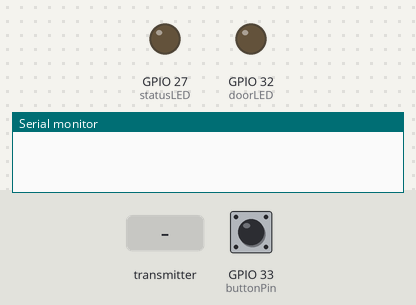
Recording of a sketch running on a simulated ESP32. Parts: output pins drawn as LEDs (lit = HIGH), the last lines printed to the serial monitor. The inputs (shaded band) are chosen by the test bench; at power-on: GPIO 33 (buttonPin) HIGH. At 4.0 s the program puts the board to deep sleep or switches it off; the recording ends there.

Above: at 0.0 s.
At 2.2 s:
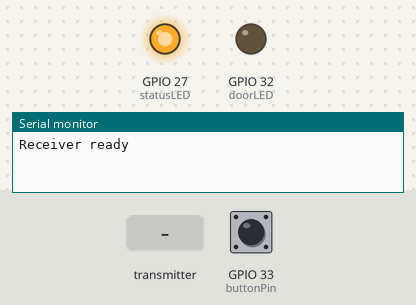
2.3 s: the transmitter starts sending objectDetected = 0
At 3.0 s:
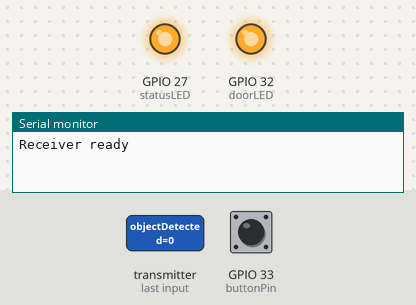
3.8 s: GPIO 33 (buttonPin) pulled LOW for 0.15 s
Timing chart, 0 to 4.0 s (numbered marks = the images above; inputs shaded):
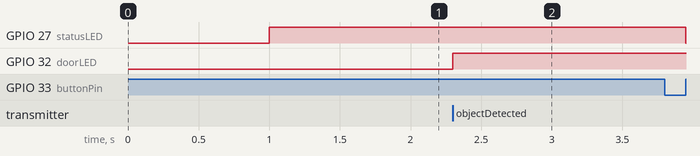

The sketch:

Door_Detector_Reciever.ino
```cpp
#include <esp_now.h>
#include "WiFi.h"
#include "esp_sleep.h"

// ===== Pins =====
const int buttonPin = 33;   // deep sleep button (active low)
const int statusLED = 27;   // on = awake, off = asleep
const int doorLED   = 32;   // on when transmitter senses nothing

// ===== Data structure (must match transmitter exactly) =====
typedef struct struct_message {
  bool objectDetected;
} struct_message;

struct_message myData;

void OnDataRecv(const esp_now_recv_info *info, const uint8_t *incomingData, int len) {
  if (len == sizeof(myData)) {
    memcpy(&myData, incomingData, sizeof(myData));

    if (myData.objectDetected) {
      digitalWrite(doorLED, LOW);    // something sensed -> LED off
    } else {
      digitalWrite(doorLED, HIGH);   // nothing sensed -> LED on
    }
  }
}

void goToSleep() {
  digitalWrite(statusLED, LOW);
  esp_sleep_enable_ext0_wakeup(GPIO_NUM_33, 0);
  esp_deep_sleep_start();
}

void checkButton() {
  if (digitalRead(buttonPin) == LOW) {
    delay(50);
    if (digitalRead(buttonPin) == LOW) {
      Serial.println("Button pressed, going to sleep");
      while (digitalRead(buttonPin) == LOW) { }
      goToSleep();
    }
  }
}

void setup() {
  Serial.begin(115200);
  delay(1000);

  pinMode(buttonPin, INPUT);
  pinMode(statusLED, OUTPUT);
  pinMode(doorLED, OUTPUT);

  digitalWrite(statusLED, HIGH);   // awake
  digitalWrite(doorLED, LOW);

  WiFi.mode(WIFI_STA);

  if (esp_now_init() != ESP_OK) {
    Serial.println("ESP-NOW init failed");
    return;
  }

  esp_now_register_recv_cb(OnDataRecv);
  Serial.println("Receiver ready");
}

void loop() {
  checkButton();
}
```

Measured:
- after the input at 2.3 s, GPIO 32 (doorLED): LOW → HIGH at once
